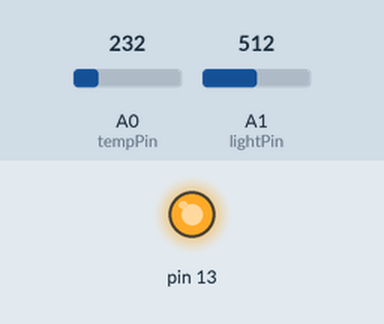
Simulated run of this sketch. Board: Arduino Uno, built with avr-gcc and run on an emulated ATmega328P. Shown: output pins drawn as LEDs (lit = HIGH). The test bench sets the inputs (shaded band); at power-on: A0 (tempPin) = 232, A1 (lightPin) = 512. What the sketch prints to the serial monitor is not drawn.

Above: at 2.1 s.
At 5.2 s:
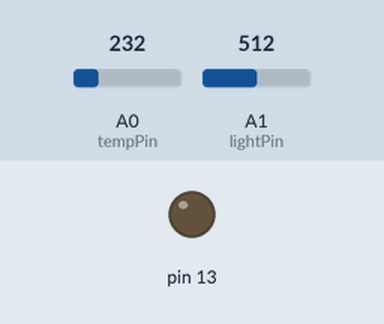
5.3 s: A0 (tempPin) set to 201
9.5 s: A0 (tempPin) set to 290
Timing chart, 0 to 12.5 s (numbered marks = the images above; inputs shaded):
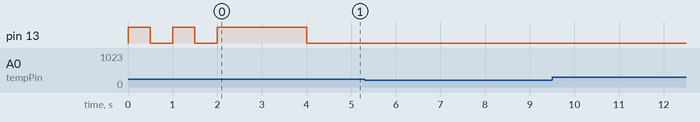

Measured:
- after the input at 5.3 s, every drawn part: stays the same
- after the input at 9.5 s, every drawn part: stays the same

The sketch:

code.ino
```cpp
float temp,light;
const int tempPin=A0;
const int lightPin=A1;
char toSend;
void setup()
{
  analogReference(INTERNAL);
  Serial.begin(9600);
  pinMode(13,OUTPUT);
  for(int i=0;i<2;i++)
  {
   digitalWrite(13,HIGH);
   delay(500);
   digitalWrite(13,LOW);
   delay(500);
  }
  digitalWrite(13,HIGH);
  delay(2000);
  digitalWrite(13,LOW);
}

void loop()
{

  temp = analogRead(tempPin)/9.31;
  //Serial.print("TEMPRATURE = ");
  //Serial.println(temp);
  //Serial.println("*C");
  delay(1000);
  light= analogRead(lightPin);
  light=map(light,0,1023,0,100);
  //Serial.print("LIGHT = ");
  //Serial.println(light);
  //Serial.println("%");
  decide(light,temp);

}
/*
Light Scaling    Temp Scaling
HIGH: 80%-100%      >=31'C
MED: 40%-79%        <=30'C & >=24'C(room temperature)
LOW: 0%-39%         <=23'C
*/
void decide(float l_read, float t_read)
  {
    if((l_read>=80 && t_read>=31.0) || (l_read>=80 && (t_read<=30.0 && t_read>=24.0)) || ((l_read>=40&& l_read<=79) && t_read>=31.0))
    //if  light and temp is high    or      light is high and temp is med             or         light is med and temp is high
    Serial.write(3);    //means red, the raw data that needs another decision process in you android app
    else if((l_read>=80 && t_read<=23.0) || (l_read<=39 && t_read>=31.0) || ((l_read>=40&& l_read<=79) && (t_read<=30.0 && t_read>=24.0)))
 //if light is high and temp is low  or  if light is low and temp is high or      both med
    Serial.write(2);    //means GREEN
    else if(((l_read<=79 && l_read>=40.0) && t_read<=23.0) || (l_read<=39 && (t_read<=30.0 && t_read>=24.0)) || (l_read<=39 && t_read<=23.0))
    //if light is med and temp is low                or        light is low and temp is med                if both low
    Serial.write(1);  //means blue
  }
```
